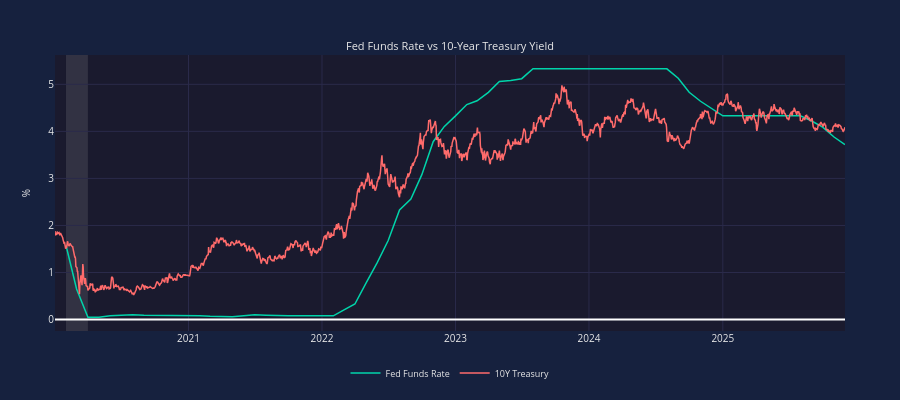

The code cell stored with this chart in its notebook:
### Markdown cell above
## 4. Multiple Series Comparison

Comparing EFFR and DGS10 on the same chart.

### Code cell
# Comparing Fed Funds Rate and 10-Year Treasury
# Use the same date range for comparison
common_start = max(min(fedfunds_dates), min(treasury_dates))
common_end = min(max(fedfunds_dates), max(treasury_dates))

# Filter to common range
ff_filtered = [(d, v) for d, v in zip(fedfunds_dates, fedfunds_values) 
               if common_start <= d <= common_end]
tr_filtered = [(d, v) for d, v in zip(treasury_dates, treasury_values)
               if common_start <= d <= common_end]

chart = EconChart(
    Data(x=[d for d, _ in ff_filtered], y=[v for _, v in ff_filtered], 
         name='Fed Funds Rate', color='teal'),
    Data(x=[d for d, _ in tr_filtered], y=[v for _, v in tr_filtered],
         name='10Y Treasury', color='coral'),
    title='Fed Funds Rate vs 10-Year Treasury Yield',
    y_label='%',
    horizontal_line=0,
)
chart.show(height=400)  # Direct display

### Figure 1 — Plotly figure (JSON) as saved in the notebook; plotly's stock layout.template omitted (floating-point values rounded to 4 significant figures; data arrays with more than 128 entries replaced by an {"elided": "..."} marker saying what was removed)
{"data": [{"line": {"color": "#00d4aa", "width": 1.5}, "name": "Fed Funds Rate", "showlegend": true, "type": "scatter", "visible": true, "x": ["2020-02-01T00:00:00", "2020-03-01T00:00:00", "2020-04-01T00:00:00", "2020-05-01T00:00:00", "2020-06-01T00:00:00", "2020-07-01T00:00:00", "2020-08-01T00:00:00", "2020-09-01T00:00:00", "2020-10-01T00:00:00", "2020-11-01T00:00:00", "2020-12-01T00:00:00", "2021-01-01T00:00:00", "2021-02-01T00:00:00", "2021-03-01T00:00:00", "2021-04-01T00:00:00", "2021-05-01T00:00:00", "2021-06-01T00:00:00", "2021-07-01T00:00:00", "2021-08-01T00:00:00", "2021-09-01T00:00:00", "2021-10-01T00:00:00", "2021-11-01T00:00:00", "2021-12-01T00:00:00", "2022-01-01T00:00:00", "2022-02-01T00:00:00", "2022-03-01T00:00:00", "2022-04-01T00:00:00", "2022-05-01T00:00:00", "2022-06-01T00:00:00", "2022-07-01T00:00:00", "2022-08-01T00:00:00", "2022-09-01T00:00:00", "2022-10-01T00:00:00", "2022-11-01T00:00:00", "2022-12-01T00:00:00", "2023-01-01T00:00:00", "2023-02-01T00:00:00", "2023-03-01T00:00:00", "2023-04-01T00:00:00", "2023-05-01T00:00:00", "2023-06-01T00:00:00", "2023-07-01T00:00:00", "2023-08-01T00:00:00", "2023-09-01T00:00:00", "2023-10-01T00:00:00", "2023-11-01T00:00:00", "2023-12-01T00:00:00", "2024-01-01T00:00:00", "2024-02-01T00:00:00", "2024-03-01T00:00:00", "2024-04-01T00:00:00", "2024-05-01T00:00:00", "2024-06-01T00:00:00", "2024-07-01T00:00:00", "2024-08-01T00:00:00", "2024-09-01T00:00:00", "2024-10-01T00:00:00", "2024-11-01T00:00:00", "2024-12-01T00:00:00", "2025-01-01T00:00:00", "2025-02-01T00:00:00", "2025-03-01T00:00:00", "2025-04-01T00:00:00", "2025-05-01T00:00:00", "2025-06-01T00:00:00", "2025-07-01T00:00:00", "2025-08-01T00:00:00", "2025-09-01T00:00:00", "2025-10-01T00:00:00", "2025-11-01T00:00:00", "2025-12-01T00:00:00"], "xaxis": "x", "y": [1.58, 0.65, 0.05, 0.05, 0.08, 0.09, 0.1, 0.09, 0.09, 0.09, 0.09, 0.09, 0.08, 0.07, 0.07, 0.06, 0.08, 0.1, 0.09, 0.08, 0.08, 0.08, 0.08, 0.08, 0.08, 0.2, 0.33, 0.77, 1.21, 1.68, 2.33, 2.56, 3.08, 3.78, 4.1, 4.33, 4.57, 4.65, 4.83, 5.06, 5.08, 5.12, 5.33, 5.33, 5.33, 5.33, 5.33, 5.33, 5.33, 5.33, 5.33, 5.33, 5.33, 5.33, 5.33, 5.13, 4.83, 4.64, 4.48, 4.33, 4.33, 4.33, 4.33, 4.33, 4.33, 4.33, 4.33, 4.22, 4.09, 3.88, 3.72], "yaxis": "y"}, {"line": {"color": "#ff6b6b", "width": 1.5}, "name": "10Y Treasury", "showlegend": true, "type": "scatter", "visible": true, "x": {"elided": "1479 str values"}, "xaxis": "x", "y": {"elided": "1479 float values"}, "yaxis": "y"}], "layout": {"annotations": [{"font": {"color": "#e8e8e8", "size": 11}, "showarrow": false, "text": "Fed Funds Rate vs 10-Year Treasury Yield", "x": 0.5, "xanchor": "center", "xref": "paper", "y": 1, "yanchor": "bottom", "yref": "paper"}], "font": {"color": "#e8e8e8", "size": 10}, "height": 400, "hoverlabel": {"bgcolor": "#16213e", "font": {"color": "#e8e8e8", "size": 11}}, "hovermode": "x unified", "legend": {"bgcolor": "rgba(0,0,0,0)", "font": {"color": "#e8e8e8", "size": 9}, "orientation": "h", "x": 0.5, "xanchor": "center", "y": -0.1, "yanchor": "top"}, "margin": {"b": 35, "l": 55, "r": 55, "t": 55}, "paper_bgcolor": "#16213e", "plot_bgcolor": "#1a1a2e", "shapes": [{"line": {"color": "rgba(255, 255, 255, 0.3)", "dash": "dash", "width": 1}, "type": "line", "x0": 0, "x1": 1, "xref": "x", "y0": 0, "y1": 0, "yref": "y"}, {"fillcolor": "#b8b8b8", "layer": "below", "line": {"width": 0}, "opacity": 0.15, "type": "rect", "x0": "2020-02-01T00:00:00", "x1": "2020-04-01T00:00:00", "xref": "x", "y0": 0, "y1": 1, "yref": "y domain"}], "xaxis": {"anchor": "y", "domain": [0, 1], "gridcolor": "#2a2a4a", "range": ["2020-01-02T00:00:00", "2025-12-01T00:00:00"], "showspikes": true, "spikecolor": "rgba(255, 255, 255, 0.5)", "spikedash": "dot", "spikemode": "across", "spikesnap": "cursor", "spikethickness": 1}, "yaxis": {"anchor": "x", "domain": [0, 1], "gridcolor": "#2a2a4a", "title": {"font": {"color": "#e8e8e8", "size": 10}, "text": "%"}, "type": "linear"}}}
